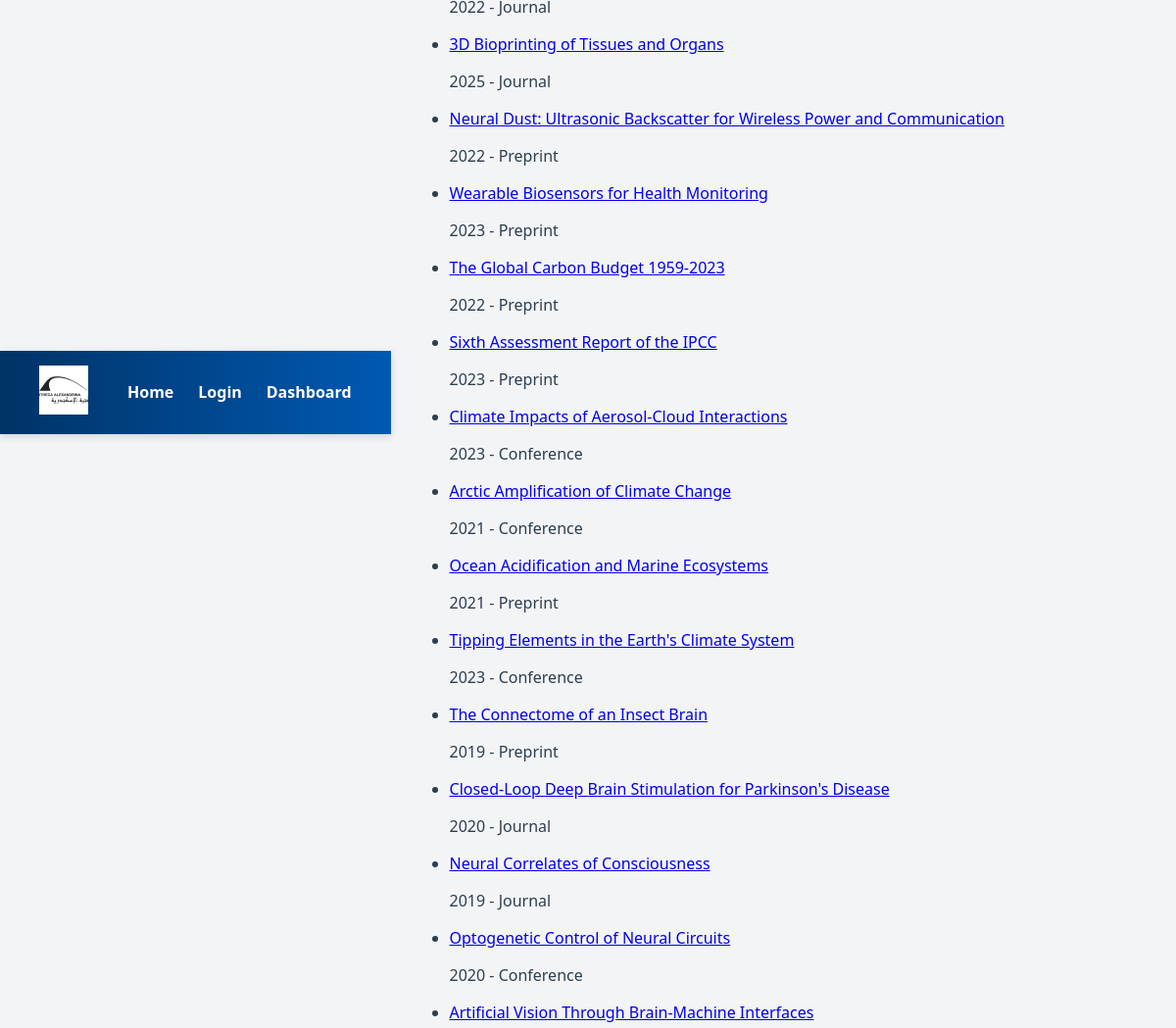
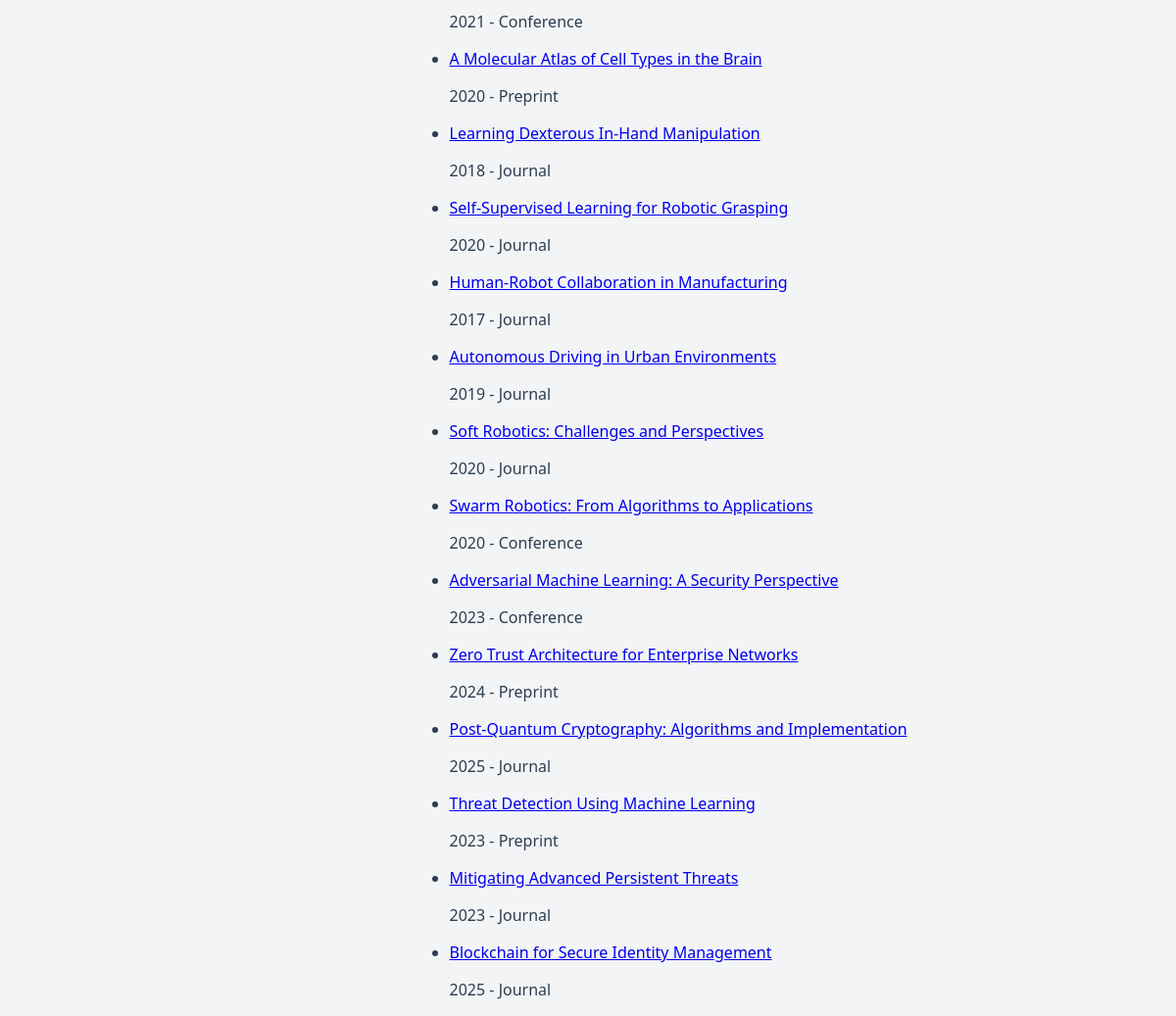
Screenshot of /publications/ with the database file from the repository (2 pictures, top to bottom).
### projects/models.py (models this page shows, shortened)
class Publication(models.Model):
    project = models.ForeignKey(Project, on_delete=models.CASCADE, related_name='publications')
    title = models.CharField(max_length=200)
    author = models.CharField(Author,max_length=200)
    url = models.URLField(blank=True)
    year = models.PositiveIntegerField()
    file = models.FileField(upload_to='publications/files/', blank=True)
    image = models.ImageField(upload_to='publications/images/', blank=True)
    type = models.CharField(max_length=100, choices=PUBLICATION_TYPES)
    collaborators = models.ManyToManyField(Author)
    uploaded_at = models.DateTimeField(auto_now_add=True)
    abstract = models.TextField(default="No abstract yet")

### projects/views.py (the view)
# urls.py: path('publications/', views.publication_list, name='publication_list'),
def publication_list(request):
    publications = Publication.objects.all()
    return render(request, 'publications/publication_list.html', {
        'publications': publications
    })

### projects/templates/Publications/publication_list.html (shortened to what this page needs)
{% extends "base.html" %}
{% block content %}
<div class="max-w-4xl mx-auto">
    <ul class="space-y-4">
        {% for pub in publications %}
        <li class="p-4 bg-white rounded shadow hover:shadow-md transition">
            <a href="{% url 'publication_detail' pk=pub.pk %}" class="text-xl font-semibold text-blue-700 hover:underline">
                {{ pub.title }}
            </a>
            <p class="text-sm text-gray-600">{{ pub.year }} - {{ pub.type }}</p>
        </li>
        {% empty %}
        <li>No Publications untill now</li>
        {% endfor %}
    </ul>
</div>
{% endblock %}

### projects/static/css/styles.css (style rules this page uses)
body { background: linear-gradient(135deg, #dbeafe, #fef3c7); font-family: 'Segoe UI', sans-serif; margin: 0; padding: 0; color: #2c3e50; }
html, body { height: 100%; margin: 0; }
body { background: #f3f4f6; font-family: 'Segoe UI', Tahoma, sans-serif; display: flex; justify-content: center; align-items: center; height: 100vh; }

### rows the page displays
Publication: title "3D Bioprinting of Tissues and Organs", year "2025", type "Journal"
Publication: title "Neural Dust: Ultrasonic Backscatter for Wireless Power and Communication", year "2022", type "Preprint"
Publication: title "Wearable Biosensors for Health Monitoring", year "2023", type "Preprint"
Publication: title "The Global Carbon Budget 1959-2023", year "2022", type "Preprint"
Publication: title "Sixth Assessment Report of the IPCC", year "2023", type "Preprint"
Publication: title "Climate Impacts of Aerosol-Cloud Interactions", year "2023", type "Conference"
Publication: title "Arctic Amplification of Climate Change", year "2021", type "Conference"
Publication: title "Ocean Acidification and Marine Ecosystems", year "2021", type "Preprint"
Publication: title "Tipping Elements in the Earth's Climate System", year "2023", type "Conference"
Publication: title "The Connectome of an Insect Brain", year "2019", type "Preprint"
Publication: title "Closed-Loop Deep Brain Stimulation for Parkinson's Disease", year "2020", type "Journal"
Publication: title "Neural Correlates of Consciousness", year "2019", type "Journal"
Publication: title "Optogenetic Control of Neural Circuits", year "2020", type "Conference"
Publication: title "Artificial Vision Through Brain-Machine Interfaces", year "2021", type "Conference"
Publication: title "A Molecular Atlas of Cell Types in the Brain", year "2020", type "Preprint"
Publication: title "Learning Dexterous In-Hand Manipulation", year "2018", type "Journal"
Publication: title "Self-Supervised Learning for Robotic Grasping", year "2020", type "Journal"
Publication: title "Human-Robot Collaboration in Manufacturing", year "2017", type "Journal"
Publication: title "Autonomous Driving in Urban Environments", year "2019", type "Journal"
Publication: title "Soft Robotics: Challenges and Perspectives", year "2020", type "Journal"
Publication: title "Swarm Robotics: From Algorithms to Applications", year "2020", type "Conference"
Publication: title "Adversarial Machine Learning: A Security Perspective", year "2023", type "Conference"
Publication: title "Zero Trust Architecture for Enterprise Networks", year "2024", type "Preprint"
Publication: title "Post-Quantum Cryptography: Algorithms and Implementation", year "2025", type "Journal"
Publication: title "Threat Detection Using Machine Learning", year "2023", type "Preprint"
Publication: title "Mitigating Advanced Persistent Threats", year "2023", type "Journal"
Publication: title "Blockchain for Secure Identity Management", year "2025", type "Journal"
